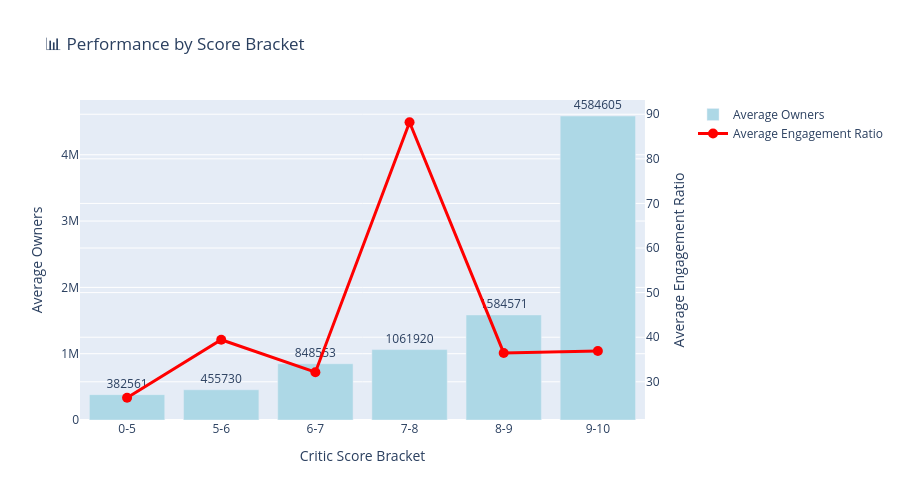

Notebook code for this chart:
### Markdown cell above
## 6. Success Threshold Analysis

**Question:** What minimum critic score should Thomas target?

**What to look for:**
- Score brackets showing clear performance tiers
- Diminishing returns at higher score ranges
- **Key insight:** Identify the "safe zone" for commercial viability

### Code cell
# Create score brackets
df_analysis['score_bracket'] = pd.cut(
    df_analysis['critic_score'],
    bins=[0, 5, 6, 7, 8, 9, 10],
    labels=['0-5', '5-6', '6-7', '7-8', '8-9', '9-10']
)

# Calculate metrics by bracket
bracket_stats = df_analysis.groupby('score_bracket').agg({
    'owners_midpoint': 'mean',
    'engagement_ratio': 'mean',
    'title': 'count'
}).reset_index()
bracket_stats.columns = ['score_bracket', 'avg_owners', 'avg_engagement', 'game_count']

# Create dual-axis chart
fig = make_subplots(specs=[[{"secondary_y": True}]])

# Add bars for average owners
fig.add_trace(
    go.Bar(
        x=bracket_stats['score_bracket'],
        y=bracket_stats['avg_owners'],
        name='Average Owners',
        marker_color='lightblue',
        text=bracket_stats['avg_owners'].round(0),
        textposition='outside'
    ),
    secondary_y=False
)

# Add line for average engagement
fig.add_trace(
    go.Scatter(
        x=bracket_stats['score_bracket'],
        y=bracket_stats['avg_engagement'],
        name='Average Engagement Ratio',
        mode='lines+markers',
        line=dict(color='red', width=3),
        marker=dict(size=10)
    ),
    secondary_y=True
)

# Update axes
fig.update_xaxes(title_text='Critic Score Bracket')
fig.update_yaxes(title_text='Average Owners', secondary_y=False)
fig.update_yaxes(title_text='Average Engagement Ratio', secondary_y=True)

# Update layout
fig.update_layout(
    title='📊 Performance by Score Bracket',
    height=500,
    hovermode='x unified'
)

fig.show()

# Print key thresholds
print("\n💡 Success Thresholds:")
for idx, row in bracket_stats.iterrows():
    print(f"   Score {row['score_bracket']}: {row['game_count']:.0f} games, Avg {row['avg_owners']:.0f} owners")
    
threshold_7plus = df_analysis[df_analysis['critic_score'] >= 7]['owners_midpoint'].mean()
threshold_below7 = df_analysis[df_analysis['critic_score'] < 7]['owners_midpoint'].mean()
print(f"\n✅ Score ≥7: {threshold_7plus:.0f} avg owners")
print(f"❌ Score <7: {threshold_below7:.0f} avg owners")
print(f"📈 Improvement: {((threshold_7plus / threshold_below7 - 1) * 100):.1f}% more sales")

### Figure 1 — Plotly figure (JSON) as saved in the notebook; plotly's stock layout.template omitted (floating-point values rounded to 4 significant figures)
{"data": [{"marker": {"color": "lightblue"}, "name": "Average Owners", "text": [382600.0, 455700.0, 848600.0, 1062000.0, 1585000.0, 4585000.0], "textposition": "outside", "type": "bar", "x": ["0-5", "5-6", "6-7", "7-8", "8-9", "9-10"], "xaxis": "x", "y": [382600.0, 455700.0, 848600.0, 1062000.0, 1585000.0, 4585000.0], "yaxis": "y"}, {"line": {"color": "red", "width": 3}, "marker": {"size": 10}, "mode": "lines+markers", "name": "Average Engagement Ratio", "type": "scatter", "x": ["0-5", "5-6", "6-7", "7-8", "8-9", "9-10"], "xaxis": "x", "y": [26.43, 39.43, 32.15, 88.2, 36.48, 36.91], "yaxis": "y2"}], "layout": {"height": 500, "hovermode": "x unified", "title": {"text": "📊 Performance by Score Bracket"}, "xaxis": {"anchor": "y", "domain": [0, 0.94], "title": {"text": "Critic Score Bracket"}}, "yaxis": {"anchor": "x", "domain": [0, 1], "title": {"text": "Average Owners"}}, "yaxis2": {"anchor": "x", "overlaying": "y", "side": "right", "title": {"text": "Average Engagement Ratio"}}}}
